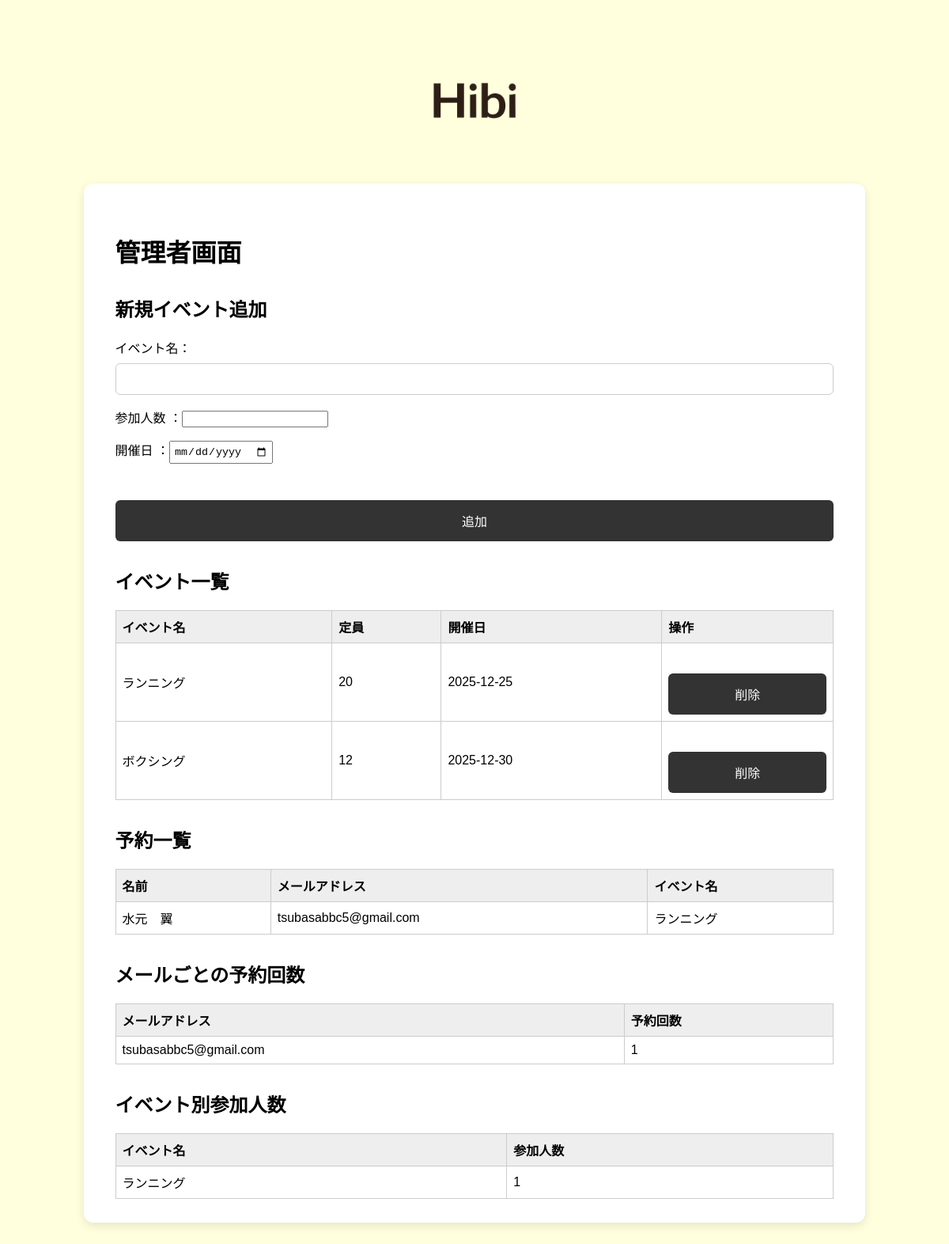
/admin, run on an earlier commit of the app's database.
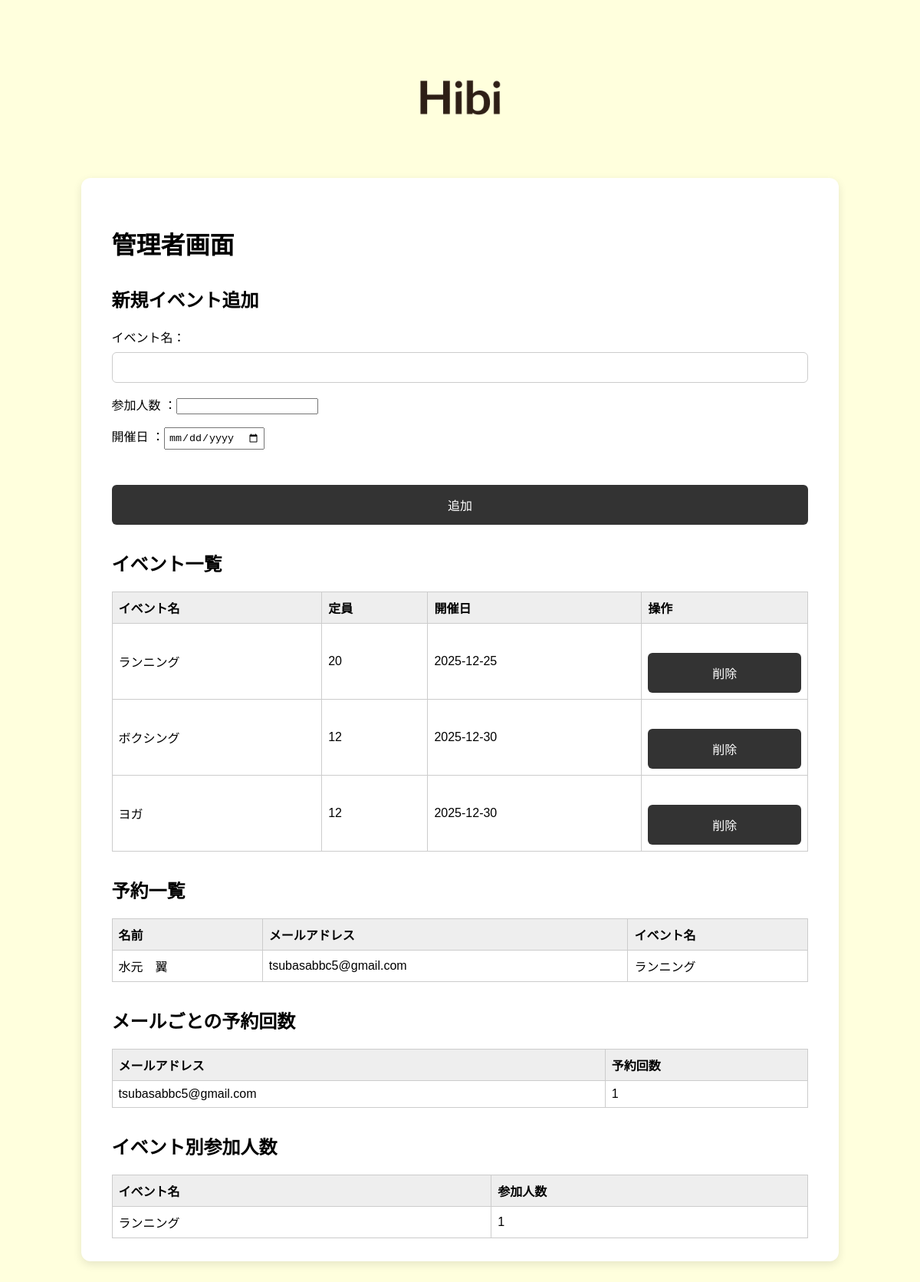
And on a later commit of the database.
### tables this page shows
CREATE TABLE events (
            id INTEGER PRIMARY KEY AUTOINCREMENT,
            attendance INTEGER NOT NULL ,
            name TEXT NOT NULL UNIQUE,
            date TEXT NOT NULL
        );

CREATE TABLE user (
            user_id INTEGER PRIMARY KEY AUTOINCREMENT,
            is_provisional BOOL DEFAULT TRUE,
            name TEXT NOT NULL,
            email TEXT NOT NULL,
            password TEXT NOT NULL
        );

### app.py (the view)
@app.route('/admin', methods=['GET'])
def admin():
    conn = sqlite3.connect(DB_NAME)
    c = conn.cursor()
    c.execute('SELECT id, name, attendance , date FROM events ORDER BY date')
    events = [dict(id=row[0], name=row[1],attendance=row[2], date=row[3]) for row in c.fetchall()]
    c.execute('''
        SELECT u.name, u.email, e.name
        FROM reservations r
        JOIN user u ON r.user_id = u.user_id
        JOIN events e ON r.event_id = e.id
        ORDER BY r.id DESC
    ''')
    reservations = c.fetchall()
    c.execute('''
        SELECT u.email, COUNT(*)
        FROM reservations r
        JOIN user u
        ON r.user_id = u.user_id  GROUP BY u.user_id
        ''')
    email_counts = dict(c.fetchall())
    c.execute('''
        SELECT e.name, COUNT(r.id)
        FROM reservations r
        JOIN events e ON r.event_id = e.id
        GROUP BY e.id
    ''')
    event_counts = c.fetchall()
    conn.close()
    return render_template('admin.html',
                           events=events,
                           reservations=reservations,
                           email_counts=email_counts,
                           event_counts=event_counts)

### templates/admin.html (shortened to what this page needs)
<!DOCTYPE html>
<html lang="ja">
  <head>
    <link
      rel="stylesheet"
      href="{{ url_for('static', filename='style.css') }}"
    />
  </head>
  <body>
    <div class="top-image">
      <img
        src="{{ url_for('static', filename='documents/Hibi_logo.png') }}"
        alt="ロゴ"
        class="logo"
      />
    </div>
    <div class="mainfield">
      <h1 class="admin-title">管理者画面</h1>
      <section class="add-event-form">
        <h2>新規イベント追加</h2>
        <form method="POST" action="{{ url_for('add_event') }}">
          <p>イベント名：<input type="text" name="event_name" required /></p>
          <p>
            参加人数 ：<input
              type="number"
              name="event_attendance"
              step="1"
              min="1"
              required
            />
          </p>
          <p>開催日 ：<input type="date" name="event_date" required /></p>
          <button type="submit">追加</button>
        </form>
      </section>
      <section>
        <h2>イベント一覧</h2>
        <table>
          <thead>
            <tr>
              <th>イベント名</th>
              <th>定員</th>
              <th>開催日</th>
              <th>操作</th>
            </tr>
          </thead>
          <tbody>
            {% for event in events %}
            <tr>
              <td>{{ event.name }}</td>
              <td>{{ event.attendance }}</td>
              <td>{{ event.date }}</td>
              <td>
                <form
                  method="POST"
                  action="{{ url_for('delete_event', event_id=event.id) }}"
                  class="inline"
                  onsubmit="return confirm('本当に削除しますか？');"
                >
                  <button type="submit" class="delete-btn">削除</button>
                </form>
              </td>
            </tr>
            {% else %}
            <tr>
              <td colspan="4">イベントがありません</td>
            </tr>
            {% endfor %}
          </tbody>
        </table>
      </section>
      <section>
        <h2>予約一覧</h2>
        <table>
          <thead>
            <tr>
              <th>名前</th>
              <th>メールアドレス</th>
              <th>イベント名</th>
            </tr>
          </thead>
          <tbody>
            {% for name, email, event_name in reservations %}
            <tr>
              <td>{{ name }}</td>
              <td>{{ email }}</td>
              <td>{{ event_name }}</td>
            </tr>
            {% else %}
            <tr>
              <td colspan="3">予約がありません</td>
            </tr>
            {% endfor %}
          </tbody>
        </table>
      </section>
      <section>
        <h2>メールごとの予約回数</h2>
        <table>
          <thead>
            <tr>
              <th>メールアドレス</th>
              <th>予約回数</th>
            </tr>
          </thead>
          <tbody>
            {% for email, count in email_counts.items() %}
            <tr>
              <td>{{ email }}</td>
              <td>{{ count }}</td>
            </tr>
            {% else %}
            <tr>
              <td colspan="2">予約データがありません</td>
            </tr>
            {% endfor %}
          </tbody>
        </table>
      </section>
      <section>
        <h2>イベント別参加人数</h2>
        <table>
          <thead>
            <tr>
              <th>イベント名</th>
              <th>参加人数</th>
            </tr>
          </thead>
          <tbody>
            {% for event_name, count in event_counts %}
            <tr>
              <td>{{ event_name }}</td>
              <td>{{ count }}</td>
            </tr>
            {% else %}
            <tr>
              <td colspan="2">参加者データがありません</td>
            </tr>
            {% endfor %}
          </tbody>
        </table>
      </section>
    </div>
  </body>
</html>

### static/style.css (style rules this page uses)
body { background-color: #FFFFDD; font-family: 'Kosugi Maru', sans-serif; margin: 0; padding: 0; }
.mainfield { max-width: 80%; margin: 0px auto; background-color: #fff; padding: 30px 40px; border-radius: 12px; box-shadow: 0 4px 12px rgba(0, 0, 0, 0.1); }
.top-image { display: flex; justify-content: center; text-align: center; align-items: center; }
.top-image img { max-width: 200px; width: 40%; height: auto; }
form input[type="text"], form input[type="email"], form input[type="password"], form select, form textarea { width: 100%; padding: 10px; font-size: 16px; border: 1px solid #ccc; border-radius: 6px; margin-top: 8px; box-sizing: border-box; transition: border-color 0.3s ease; }
form button[type="submit"] { margin-top: 30px; width: 100%; background-color: #333; color: white; padding: 14px; font-size: 16px; border: none; border-radius: 6px; cursor: pointer; transition: background-color 0.3s ease; }

### templates/admin.html (style rules this page uses)
body { font-family: Arial, sans-serif; margin: 2rem; }
h1, h2 { margin-top: 2rem; }
table { border-collapse: collapse; width: 100%; margin-top: 1rem; }
th, td { border: 1px solid #ccc; padding: 0.5em; text-align: left; }
th { background-color: #eee; }
form.inline { display: inline; }
input[type="text"], input[type="date"] { padding: 0.3em; margin-right: 0.5em; }
button { padding: 0.3em 0.7em; cursor: pointer; }
.delete-btn { background-color: #e74c3c; color: white; border: none; border-radius: 3px; }
.add-event-form { margin-bottom: 2rem; }

What changed in the data, as far as the page shows it:
added events: name "ヨガ", attendance "12", date "2025-12-30", shown under "イベント一覧"
